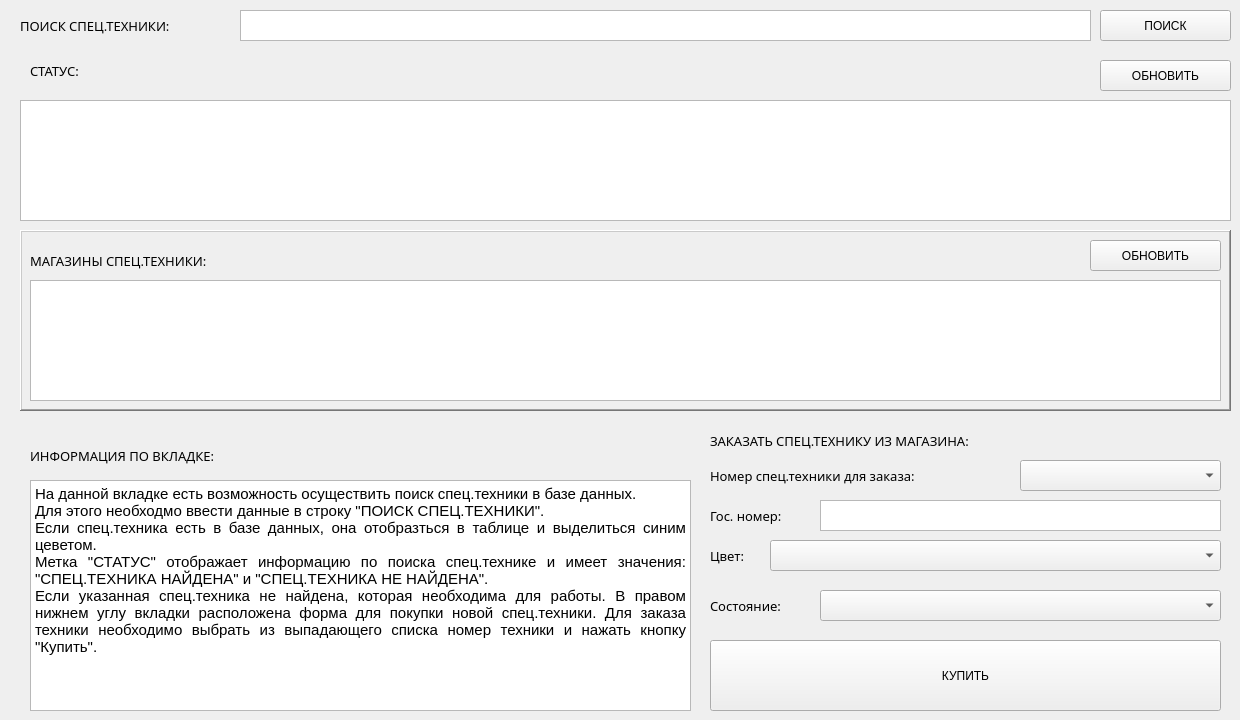
   <widget class="QWidget" name="tab_5">
    <attribute name="title">
     <string>Амтомобили</string>
    </attribute>
    <widget class="QLabel" name="label_9">
     <property name="geometry">
      <rect>
       <x>20</x>
       <y>10</y>
       <width>231</width>
       <height>31</height>
      </rect>
     </property>
     <property name="font">
      <font>
       <family>Montserrat</family>
       <pointsize>10</pointsize>
      </font>
     </property>
     <property name="text">
      <string>ПОИСК СПЕЦ.ТЕХНИКИ:</string>
     </property>
    </widget>
    <widget class="QLabel" name="label_11">
     <property name="geometry">
      <rect>
       <x>30</x>
       <y>60</y>
       <width>451</width>
       <height>21</height>
      </rect>
     </property>
     <property name="font">
      <font>
       <family>Montserrat</family>
       <pointsize>10</pointsize>
      </font>
     </property>
     <property name="text">
      <string>СТАТУС:</string>
     </property>
    </widget>
    <widget class="QLabel" name="label_12">
     <property name="geometry">
      <rect>
       <x>30</x>
       <y>440</y>
       <width>291</width>
       <height>31</height>
      </rect>
     </property>
     <property name="font">
      <font>
       <family>Montserrat</family>
       <pointsize>10</pointsize>
      </font>
     </property>
     <property name="text">
      <string>ИНФОРМАЦИЯ ПО ВКЛАДКЕ:</string>
     </property>
    </widget>
    <widget class="QPlainTextEdit" name="plainTextEdit_7">
     <property name="geometry">
      <rect>
       <x>240</x>
       <y>10</y>
       <width>851</width>
       <height>31</height>
      </rect>
     </property>
    </widget>
    <widget class="QTableWidget" name="tableWidget_2">
     <property name="geometry">
      <rect>
       <x>20</x>
       <y>100</y>
       <width>1211</width>
       <height>121</height>
      </rect>
     </property>
    </widget>
    <widget class="QTextBrowser" name="textBrowser_2">
     <property name="geometry">
      <rect>
       <x>30</x>
       <y>480</y>
       <width>661</width>
       <height>231</height>
      </rect>
     </property>
     <property name="html">
      <string>&lt;!DOCTYPE HTML PUBLIC &quot;-//W3C//DTD HTML 4.0//EN&quot; &quot;http://www.w3.org/TR/REC-html40/strict.dtd&quot;&gt;
&lt;html&gt;&lt;head&gt;&lt;meta name=&quot;qrichtext&quot; content=&quot;1&quot; /&gt;&lt;style type=&quot;text/css&quot;&gt;
p, li { white-space: pre-wrap; }
&lt;/style&gt;&lt;/head&gt;&lt;body style=&quot; font-family:'MS Shell Dlg 2'; font-size:7.8pt; font-weight:400; font-style:normal;&quot;&gt;
&lt;p align=&quot;justify&quot; style=&quot; margin-top:0px; margin-bottom:0px; margin-left:0px; margin-right:0px; -qt-block-indent:0; text-indent:0px;&quot;&gt;&lt;span style=&quot; font-size:11pt;&quot;&gt;На данной вкладке есть возможность осуществить поиск спец.техники в базе данных.&lt;br /&gt;Для этого необходмо ввести данные в строку &amp;quot;ПОИСК СПЕЦ.ТЕХНИКИ&amp;quot;.&lt;br /&gt;Если спец.техника есть в базе данных, она отобразться в таблице и выделиться синим цеветом.&lt;br /&gt;Метка &amp;quot;СТАТУС&amp;quot; отображает информацию по поиска спец.технике и имеет значения: &amp;quot;СПЕЦ.ТЕХНИКА НАЙДЕНА&amp;quot; и &amp;quot;СПЕЦ.ТЕХНИКА НЕ НАЙДЕНА&amp;quot;.&lt;br /&gt;Если указанная спец.техника не найдена, которая необходима для работы. В правом нижнем углу вкладки расположена форма для покупки новой спец.техники. Для заказа техники необходимо выбрать из выпадающего списка номер техники и нажать кнопку &amp;quot;Купить&amp;quot;.&lt;br /&gt;&lt;/span&gt;&lt;/p&gt;&lt;/body&gt;&lt;/html&gt;</string>
     </property>
    </widget>
    <widget class="QPushButton" name="pushButton_4">
     <property name="geometry">
      <rect>
       <x>1100</x>
       <y>60</y>
       <width>131</width>
       <height>31</height>
      </rect>
     </property>
     <property name="text">
      <string>ОБНОВИТЬ</string>
     </property>
    </widget>
    <widget class="QLabel" name="label_15">
     <property name="geometry">
      <rect>
       <x>710</x>
       <y>420</y>
       <width>451</width>
       <height>41</height>
      </rect>
     </property>
     <property name="font">
      <font>
       <family>Montserrat</family>
       <pointsize>10</pointsize>
      </font>
     </property>
     <property name="text">
      <string>ЗАКАЗАТЬ СПЕЦ.ТЕХНИКУ ИЗ МАГАЗИНА:</string>
     </property>
    </widget>
    <widget class="QPushButton" name="pushButton_5">
     <property name="geometry">
      <rect>
       <x>1100</x>
       <y>10</y>
       <width>131</width>
       <height>31</height>
      </rect>
     </property>
     <property name="text">
      <string>ПОИСК</string>
     </property>
    </widget>
    <widget class="QPushButton" name="pushButton_6">
     <property name="geometry">
      <rect>
       <x>710</x>
       <y>640</y>
       <width>511</width>
       <height>71</height>
      </rect>
     </property>
     <property name="text">
      <string>КУПИТЬ</string>
     </property>
    </widget>
    <widget class="QLabel" name="label_17">
     <property name="geometry">
      <rect>
       <x>30</x>
       <y>250</y>
       <width>451</width>
       <height>21</height>
      </rect>
     </property>
     <property name="font">
      <font>
       <family>Montserrat</family>
       <pointsize>10</pointsize>
      </font>
     </property>
     <property name="text">
      <string>МАГАЗИНЫ СПЕЦ.ТЕХНИКИ:</string>
     </property>
    </widget>
    <widget class="QTableWidget" name="tableWidget_3">
     <property name="geometry">
      <rect>
       <x>30</x>
       <y>280</y>
       <width>1191</width>
       <height>121</height>
      </rect>
     </property>
    </widget>
    <widget class="QPushButton" name="pushButton_7">
     <property name="geometry">
      <rect>
       <x>1090</x>
       <y>240</y>
       <width>131</width>
       <height>31</height>
      </rect>
     </property>
     <property name="text">
      <string>ОБНОВИТЬ</string>
     </property>
    </widget>
    <widget class="QLabel" name="label_32">
     <property name="geometry">
      <rect>
       <x>710</x>
       <y>460</y>
       <width>321</width>
       <height>31</height>
      </rect>
     </property>
     <property name="font">
      <font>
       <family>Montserrat</family>
       <pointsize>10</pointsize>
      </font>
     </property>
     <property name="text">
      <string>Номер спец.техники для заказа:</string>
     </property>
    </widget>
    <widget class="QFrame" name="frame_3">
     <property name="geometry">
      <rect>
       <x>20</x>
       <y>230</y>
       <width>1211</width>
       <height>181</height>
      </rect>
     </property>
     <property name="frameShape">
      <enum>QFrame::WinPanel</enum>
     </property>
     <property name="frameShadow">
      <enum>QFrame::Raised</enum>
     </property>
    </widget>
    <widget class="QComboBox" name="comboBox_13">
     <property name="geometry">
      <rect>
       <x>1020</x>
       <y>460</y>
       <width>201</width>
       <height>31</height>
      </rect>
     </property>
     <property name="font">
      <font>
       <family>Montserrat</family>
       <pointsize>10</pointsize>
      </font>
     </property>
    </widget>
    <widget class="QLabel" name="label_47">
     <property name="geometry">
      <rect>
       <x>710</x>
       <y>500</y>
       <width>321</width>
       <height>31</height>
      </rect>
     </property>
     <property name="font">
      <font>
       <family>Montserrat</family>
       <pointsize>10</pointsize>
      </font>
     </property>
     <property name="text">
      <string>Гос. номер:</string>
     </property>
    </widget>
    <widget class="QPlainTextEdit" name="plainTextEdit_8">
     <property name="geometry">
      <rect>
       <x>820</x>
       <y>500</y>
       <width>401</width>
       <height>31</height>
      </rect>
     </property>
    </widget>
    <widget class="QLabel" name="label_58">
     <property name="geometry">
      <rect>
       <x>710</x>
       <y>540</y>
       <width>321</width>
       <height>31</height>
      </rect>
     </property>
     <property name="font">
      <font>
       <family>Montserrat</family>
       <pointsize>10</pointsize>
      </font>
     </property>
     <property name="text">
      <string>Цвет:</string>
     </property>
    </widget>
    <widget class="QComboBox" name="comboBox_14">
     <property name="geometry">
      <rect>
       <x>770</x>
       <y>540</y>
       <width>451</width>
       <height>31</height>
      </rect>
     </property>
     <property name="font">
      <font>
       <family>Montserrat</family>
       <pointsize>10</pointsize>
      </font>
     </property>
    </widget>
    <widget class="QComboBox" name="comboBox_15">
     <property name="geometry">
      <rect>
       <x>820</x>
       <y>590</y>
       <width>401</width>
       <height>31</height>
      </rect>
     </property>
     <property name="font">
      <font>
       <family>Montserrat</family>
       <pointsize>10</pointsize>
      </font>
     </property>
    </widget>
    <widget class="QLabel" name="label_59">
     <property name="geometry">
      <rect>
       <x>710</x>
       <y>590</y>
       <width>321</width>
       <height>31</height>
      </rect>
     </property>
     <property name="font">
      <font>
       <family>Montserrat</family>
       <pointsize>10</pointsize>
      </font>
     </property>
     <property name="text">
      <string>Состояние:</string>
     </property>
    </widget>
    <zorder>frame_3</zorder>
    <zorder>label_9</zorder>
    <zorder>label_11</zorder>
    <zorder>label_12</zorder>
    <zorder>plainTextEdit_7</zorder>
    <zorder>tableWidget_2</zorder>
    <zorder>textBrowser_2</zorder>
    <zorder>pushButton_4</zorder>
    <zorder>label_15</zorder>
    <zorder>pushButton_5</zorder>
    <zorder>pushButton_6</zorder>
    <zorder>label_17</zorder>
    <zorder>tableWidget_3</zorder>
    <zorder>pushButton_7</zorder>
    <zorder>label_32</zorder>
    <zorder>comboBox_13</zorder>
    <zorder>label_47</zorder>
    <zorder>plainTextEdit_8</zorder>
    <zorder>label_58</zorder>
    <zorder>comboBox_14</zorder>
    <zorder>comboBox_15</zorder>
    <zorder>label_59</zorder>
   </widget>
